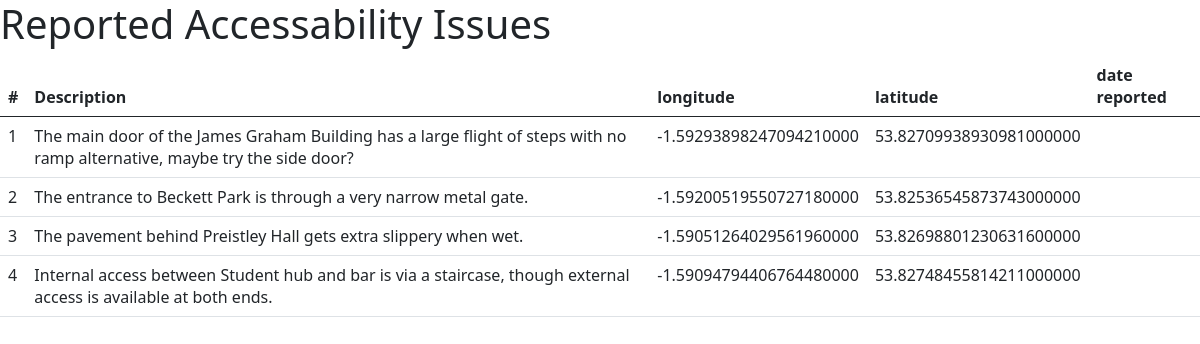
Screenshot of /issues.php with the database file from the repository.
### tables this page shows
CREATE TABLE issue (
    issue_id int NOT NULL AUTO_INCREMENT,
    issue_description TEXT NOT NULL,
    illegality boolean,
    location_id int NOT NULL,
    type_id int,
    current_rating int NOT NULL,
    rating_count int NOT NULL,
    rating_text VARCHAR(50) NOT NULL,
    date_submitted datetime,
    PRIMARY KEY (issue_id),
    FOREIGN KEY (location_id) REFERENCES location(location_id),
    FOREIGN KEY (type_id) REFERENCES type(type_id)
);

CREATE TABLE location (
    location_id int NOT NULL AUTO_INCREMENT,
    lat_loc decimal(25,20) NOT NULL,
    long_loc decimal(25,20) NOT NULL,
    PRIMARY KEY (location_id)
);

### issues.php (the view, shortened to what this page needs)
<?php
$conn = connect_to_database();
$queryString = "SELECT issue.issue_id, issue.issue_description, issue.illegality,
location.long_loc, location.lat_loc, issue.current_rating, issue.date_submitted
FROM issue, location
WHERE issue.location_id = location.location_id;";
$result = $conn->query($queryString);
?>
<html>
<head>
    <link href="https://cdn.jsdelivr.net/npm/bootstrap@5.0.1/dist/css/bootstrap.min.css" rel="stylesheet">
</head>
<body>
    <h1>Reported Accessability Issues</h1>
    <table class="table">
        <thead>
            <tr>
                <th scope="col">#</th>
                <th scope="col">Description</th>
                <th scope="col">longitude</th>
                <th scope="col">latitude</th>
                <th scope="col">date reported</th>
            </tr>
        </thead>
        <?php
        if ($result->num_rows > 0) {
            while ($row = $result->fetch_assoc()) {
                echo "<tr>";
                echo "<td>" . $row["issue_id"] . "</td>";
                echo "<td>" . $row["issue_description"] . "</td>";
                echo "<td>" . $row["long_loc"] . "</td>";
                echo "<td>" . $row["lat_loc"] . "</td>";
                echo "<td>" . $row["date_submitted"] . "</td>";
                echo "</tr>";
            }
        }
        ?>
    </table>
</body>
</html>

### rows the page displays
issue: issue_id "1", issue_description "The main door of the James Graham Building has a large flight of steps with no ramp alternative, maybe try the side door?", location.long_loc "-1.59293898247094210000", location.lat_loc "53.82709938930981000000"
issue: issue_id "2", issue_description "The entrance to Beckett Park is through a very narrow metal gate.", location.long_loc "-1.59200519550727180000", location.lat_loc "53.82536545873743000000"
issue: issue_id "3", issue_description "The pavement behind Preistley Hall gets extra slippery when wet.", location.long_loc "-1.59051264029561960000", location.lat_loc "53.82698801230631600000"
issue: issue_id "4", issue_description "Internal access between Student hub and bar is via a staircase, though external access is available at both ends.", location.long_loc "-1.59094794406764480000", location.lat_loc "53.82748455814211000000"
